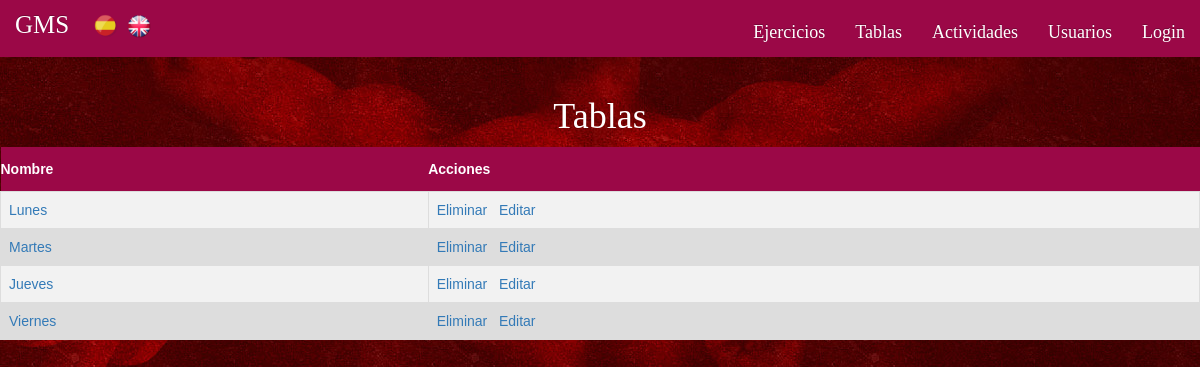
The page /index.php?controller=tablas&action=index on the database its author committed.
### tables this page shows
CREATE TABLE IF NOT EXISTS `TablaEjercicios` (
  `idtabla` INT NOT NULL AUTO_INCREMENT,
  `nombretabla` VARCHAR(45) NULL,
  PRIMARY KEY (`idtabla`));

### core/ViewManager.php (called while the page is built, shortened)
<?php
class ViewManager {
	private $variables = array();
	public function setVariable($varname, $value, $flash=false) {
		$this->variables[$varname] = $value;
	}
	public function getVariable($varname, $default=NULL) {
		if (!isset($this->variables[$varname])) {
			return $default;
		}
		return $this->variables[$varname];
	}
	public function render($controller, $viewname) {
		include(__DIR__."/../view/$controller/$viewname.php");
	}
	private static $viewmanager_singleton = NULL;
	public static function getInstance() {
		if (self::$viewmanager_singleton == null) {
			self::$viewmanager_singleton = new ViewManager();
		}
		return self::$viewmanager_singleton;
	}
}

### controller/TablasController.php (called while the page is built, shortened)
<?php
require_once(__DIR__."/../model/Tabla.php");
require_once(__DIR__."/../model/TablaMapper.php");
require_once(__DIR__."/../core/ViewManager.php");
class TablasController extends BaseController {
	private $tablaMapper;
	public function __construct() {
		$this->tablaMapper = new TablaMapper();
	}
	public function index() {
		$tablas = $this->tablaMapper->findAll();
		$this->view->setVariable("tablas", $tablas);
		$this->view->render("tablas", "index");
	}
}

### index.php (called while the page is built, shortened)
<?php
function run() {
	try {
		$controller = loadController($_GET["controller"]);
		$actionName = $_GET["action"];
		$controller->$actionName();
	} catch(Exception $ex) {
		die("An exception occured!!!!!".$ex->getMessage());
	}
}
function loadController($controllerName) {
	return new $controllerClassName();
}
run();
?>

### view/messages/messages_es.php (called while the page is built)
<?php
$i18n_messages = array()
?>

### core/I18n.php (called while the page is built, shortened)
<?php
class I18n {
	private $messages;
	public function setLanguage($language) {
		$this->messages = $i18n_messages;
	}
	public function i18n($key) {
		if (isset($this->messages[$key])){
			return $this->messages[$key];
		}else{
			return $key;
		}
	}
	private static $i18n_singleton = null;
	public static function getInstance() {
		if (self::$i18n_singleton == NULL) {
			self::$i18n_singleton = new I18n();
		}
		return self::$i18n_singleton;
	}
}
function i18n($key) {
	return I18n::getInstance()->i18n($key);
}

### model/Tabla.php (called while the page is built, shortened)
<?php
class Tabla {
	private $id;
	private $nombre;
	public function __construct($id=NULL, $nombre=NULL) {
		$this->id = $id;
		$this->nombre = $nombre;
	}
	public function getId() {
		return $this->id;
	}
	public function getNombre() {
		return $this->nombre;
	}
}

### model/TablaMapper.php (called while the page is built, shortened)
<?php
require_once(__DIR__."/../core/PDOConnection.php");
require_once(__DIR__."/../model/Tabla.php");
class TablaMapper {
	private $db;
	public function __construct() {
		$this->db = PDOConnection::getInstance();
	}
	public function findAll() {
		$stmt = $this->db->query("SELECT * FROM tablaejercicios");
		$tablas_db = $stmt->fetchAll(PDO::FETCH_ASSOC);
		$tablas = array();
		foreach ($tablas_db as $tabla) {
			array_push($tablas, new Tabla($tabla["idtabla"],$tabla["nombretabla"]));
		}
		return $tablas;
	}
	}

### core/PDOConnection.php (called while the page is built)
<?php
class PDOConnection {
	private static $dbhost = "127.0.0.1";
	private static $dbname = "gymgms";
	private static $dbuser = "gymuser";
	private static $dbpass = "gympass";
	private static $db_singleton = null;
	public static function getInstance() {
		if (self::$db_singleton == null) {
			self::$db_singleton = new PDO(
			"mysql:host=".self::$dbhost.";dbname=".self::$dbname.";charset=utf8",
			self::$dbuser,
			self::$dbpass,
			array(
				PDO::ATTR_EMULATE_PREPARES => false,
				PDO::ATTR_ERRMODE => PDO::ERRMODE_EXCEPTION
			)
		);
	}
	return self::$db_singleton;
}
}
?>

### view/tablas/index.php (the view, shortened to what this page needs)
<?php
require_once(__DIR__."/../../core/ViewManager.php");
$view = ViewManager::getInstance();
$tablas = $view->getVariable("tablas");
?><h1><?=i18n("Tablas")?></h1>
<table class='tablas'>
	<tr>
		<th><?= i18n("Nombre")?></th><th><?= i18n("Acciones")?></th>
	</tr>
	<?php foreach ($tablas as $tabla): ?>
		<tr>
			<td>
				<a href="index.php?controller=tablas&amp;action=view&amp;idtabla=<?= $tabla->getId() ?>"><?= htmlentities($tabla->getNombre()) ?></a>
			</td>
			<td>
				<form
				method="POST"
				action="index.php?controller=tablas&amp;action=delete"
				id="delete_exercise_<?= $tabla->getId(); ?>"
				style="display: inline"
				>
				<a href="#"
				onclick="
				if (confirm('<?= i18n("estas seguro?")?>')) {
					document.getElementById('delete_exercise_<?= $tabla->getId() ?>').submit()
				}"
				><?= i18n("Eliminar") ?></a>
			</form>
			<a href="index.php?controller=tablas&amp;action=edit&amp;idtabla=<?= $tabla->getId() ?>"><?= i18n("Editar") ?></a>
	</td>
</tr>
<?php endforeach; ?>
</table>

### css/style.css (style rules this page uses)
body, header { font-family: 'Raleway'; overflow: auto; }
.body-index { background-image: url("fondorojo.jpg"); background-position: top center; background-repeat: no-repeat; }
h1, h3 { color: white; text-align: center; }
.tablas { font-family: "Trebuchet MS", Arial, Helvetica, sans-serif; border-collapse: collapse; width: 100%; }
.tablas td, #tablas th { border: 1px solid #ddd; padding: 8px; }
.tablas tr:nth-child(even) { background-color: #f2f2f2; }
.tablas tr { background-color: #ddd; }
.tablas th { padding-top: 12px; padding-bottom: 12px; text-align: left; background-color: #9B0847; color: white; }

### rows shown on the page
tablaejercicios: nombretabla "Lunes"
tablaejercicios: nombretabla "Martes"
tablaejercicios: nombretabla "Jueves"
tablaejercicios: nombretabla "Viernes"

### other values the page prints
i18n("Ejercicios") "Ejercicios"
i18n("Tablas") "Tablas"
i18n("Actividades") "Actividades"
i18n("Usuarios") "Usuarios"
i18n("Login") "Login"
i18n("Nombre") "Nombre"
i18n("Acciones") "Acciones"
